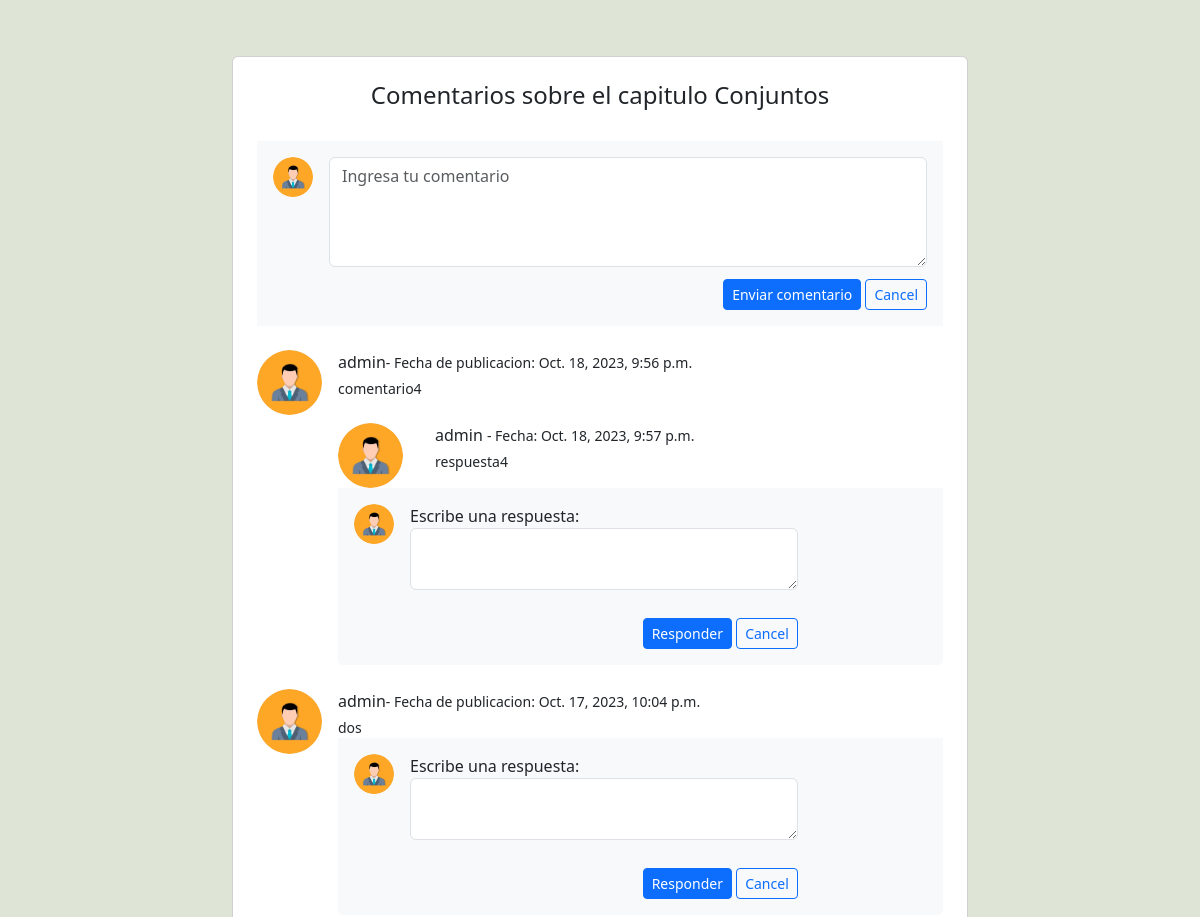
Page /curriculum/primero-secundaria/6-matematicas/conjuntos/ (signed in, middle part) on the earlier database version.
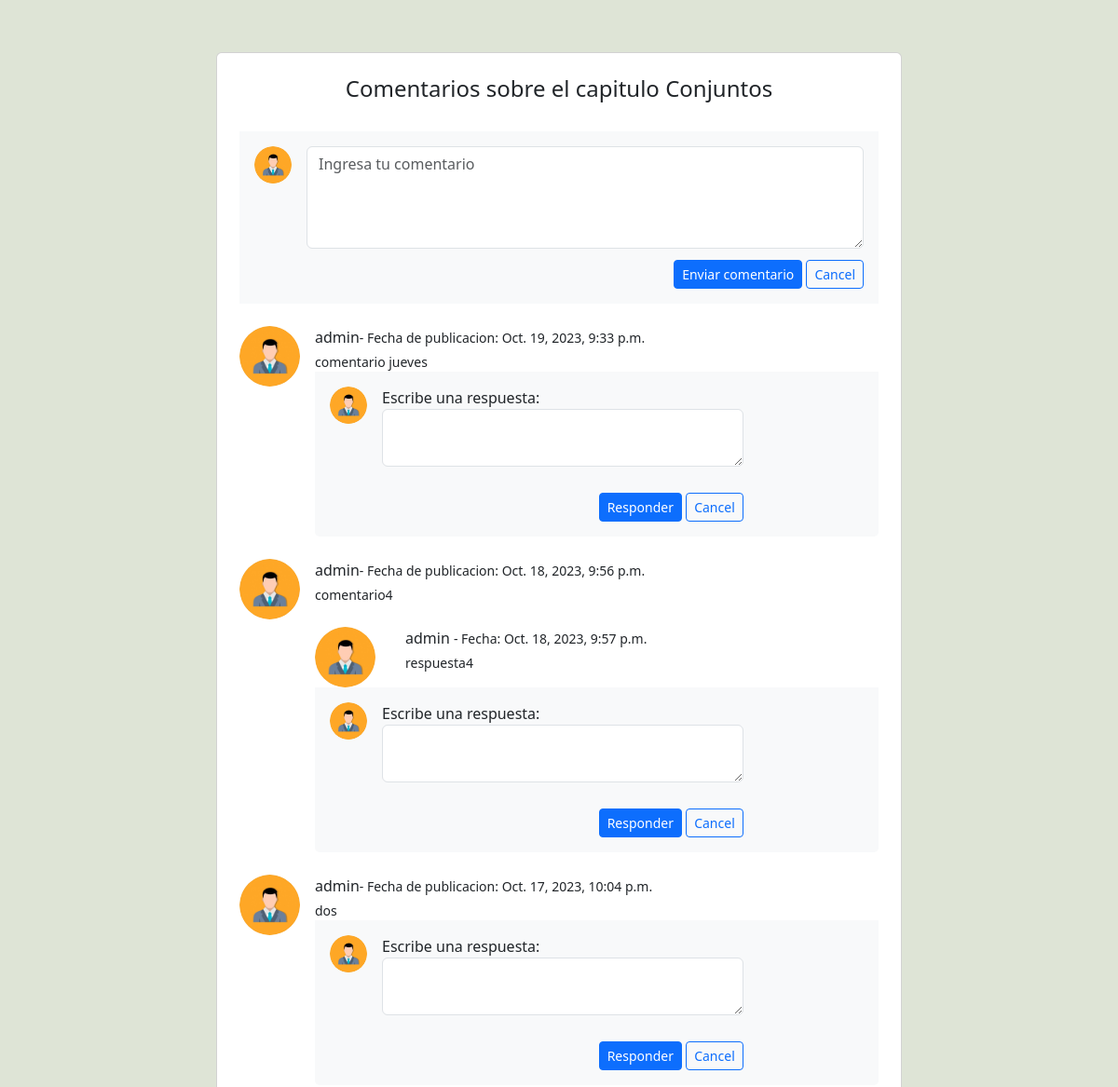
Same page on the later database version.
### curriculum/models.py (models this page shows, shortened)
class Comment(models.Model):
    lesson_name = models.ForeignKey(Lesson,null=True, on_delete=models.CASCADE,related_name='comments')
    comm_name = models.CharField(max_length=100, blank=True)
    author = models.ForeignKey(User,on_delete=models.CASCADE)
    body = models.TextField(max_length=500)
    date_added = models.DateTimeField(auto_now_add=True)
    class Meta:
        ordering = ['-date_added']

class Reply(models.Model):
    comment_name = models.ForeignKey(Comment, on_delete=models.CASCADE,related_name='replies')
    reply_body = models.TextField(max_length=500)
    author = models.ForeignKey(User,on_delete=models.CASCADE)
    date_added = models.DateTimeField(auto_now_add=True)

### curriculum/views.py (the view, shortened to what this page needs)
# urls.py: path('<str:standard>/<str:subject>/<slug:slug>/', views.LessonDetailView.as_view(),name='lesson_detail'),
class LessonDetailView(DetailView, FormView):
    context_object_name = 'lessons'
    model = Lesson
    template_name = 'curriculum/lesson_detail_view.html'
    form_class = CommentForm
    second_form_class = ReplyForm
    extra_context={
        "usuarios":UserProfileInfo.objects.all(),
        "total_usuarios": User.objects.all()
    }
    def get_context_data(self, **kwargs):
        context = super(LessonDetailView, self).get_context_data(**kwargs)
        if 'form' not in context:
            context['form'] = self.form_class(request=self.request)
        if 'form2' not in context:
            context['form2'] = self.second_form_class(request=self.request)
        return context

### curriculum/forms.py
class CommentForm(forms.ModelForm):
    class Meta:
        model = Comment
        fields = ('body',)
        labels = {"body":""}
        widgets = {
            'body': forms.Textarea(attrs={'class':'form-control', 'rows':4, 'cols':70, 'placeholder':"Ingresa tu comentario"}),
        }

class ReplyForm(forms.ModelForm):
    class Meta:
        model = Reply
        fields = ('reply_body',)
        widgets = {
            'reply_body': forms.Textarea(attrs={'class':'form-control', 'rows':2, 'cols':10}),
        }
        labels = {
        'reply_body':"Escribe una respuesta",
        }
    def __init__(self, *args, **kwargs):
        self.request = kwargs.pop('request', None)
        super(ReplyForm, self).__init__(*args, **kwargs)

### curriculum/templatetags/operation.py (called while the page is built)
def parseada (n):
    return str(n)

### curriculum/templates/curriculum/lesson_detail_view.html (shortened to what the changed rows need)
{% extends 'base.html' %}
{% load static %}
{% load crispy_forms_tags %}
{% load operation %}
{% block content %}
<div style="width: 100%;" class="d-flex flex-column  align-items-center">
  <section class="gradient-custom w-100" style="">
    <div class="container my-5 py-5">
      <div class="row d-flex justify-content-center">
        <div class="col-md-12 col-lg-10 col-xl-8">
          <div class="card">
            <div class="card-body p-4">
              <div class="row">
                <div class="col">
                  {% for comment in lessons.comments.all %}
                    <div class="d-flex flex-start mt-4">
                        {%if comment.author|parseada == "admin" or comment.author|parseada == "admin1" %}
                          <img class="rounded-circle shadow-1-strong me-3"
                          src='../../../../media/{{user.userprofileinfo.profile_pic | default:"Images/User_Profile_Pictures/None.jpg"}}' alt="imagen" width="65"
                          height="65" />
                        {%endif%}
                      <div class="flex-grow-1 flex-shrink-1">
                        <div>
                          <div class="d-flex justify-content-between align-items-center">
                            <p class="mb-1">
                              {{comment.author}}<span class="small">- Fecha de publicacion: {{comment.date_added}}</span>
                            </p>
                          </div>
                          <p class="small mb-0">
                            {{comment.body}}
                          </p>
                        </div>
                        {% for reply in comment.replies.all %}
                          {%if reply.author|parseada == "admin" or comment.author|parseada == "admin1" %}
                            <div class="d-flex flex-start mt-4">
                              <a class="me-3" href="#">
                                  <img class="rounded-circle shadow-1-strong me-3"
                                  src='../../../../media/{{user.userprofileinfo.profile_pic | default:"Images/User_Profile_Pictures/None.jpg"}}' alt="imagen" width="65"
                                  height="65" />
                              </a>
                              <div class="flex-grow-1 flex-shrink-1">
                                <div>
                                  <div class="d-flex justify-content-between align-items-center">
                                    <p class="mb-1">
                                      {{reply.author}} <span class="small">- Fecha: {{reply.date_added}}</span>
                                    </p>
                                  </div>
                                  <p class="small mb-0">
                                    {{reply.reply_body}}
                                  </p>
                                </div>
                              </div>
                            </div>
                          {%endif%}
                        {% endfor %}
                        <div class="card-footer py-3 border-0" style="background-color: #f8f9fa;">
                          <div class="d-flex flex-start w-100">
                            <img class="rounded-circle shadow-1-strong me-3"
                              src='../../../../media/{{user.userprofileinfo.profile_pic | default:"Images/User_Profile_Pictures/None.jpg"}}' alt="avatar" width="40"
                              height="40" />
                            <div class="form-outline w-100">
                              <form method="post" style="width: 75%;">
                                {{form2.as_p}}
                                <div class="float-end mt-2 pt-1">
                                  <input type="submit" name="form2" class="btn btn-primary btn-sm" value="Responder">
                                  <button type="button" class="btn btn-outline-primary btn-sm">Cancel</button>
                                </div>
                              </form>
                            </div>
                          </div>
                        </div>
                      </div>
                    </div>
                  {% endfor %}
                </div>
              </div>
            </div>
          </div>
        </div>
      </div>
    </div>
  </section>
</div>
{%endblock%}

Differences in the rows shown:
added Comment: author "admin", date_added "Oct. 19, 2023, 9:33 p.m.", body "comentario jueves"
